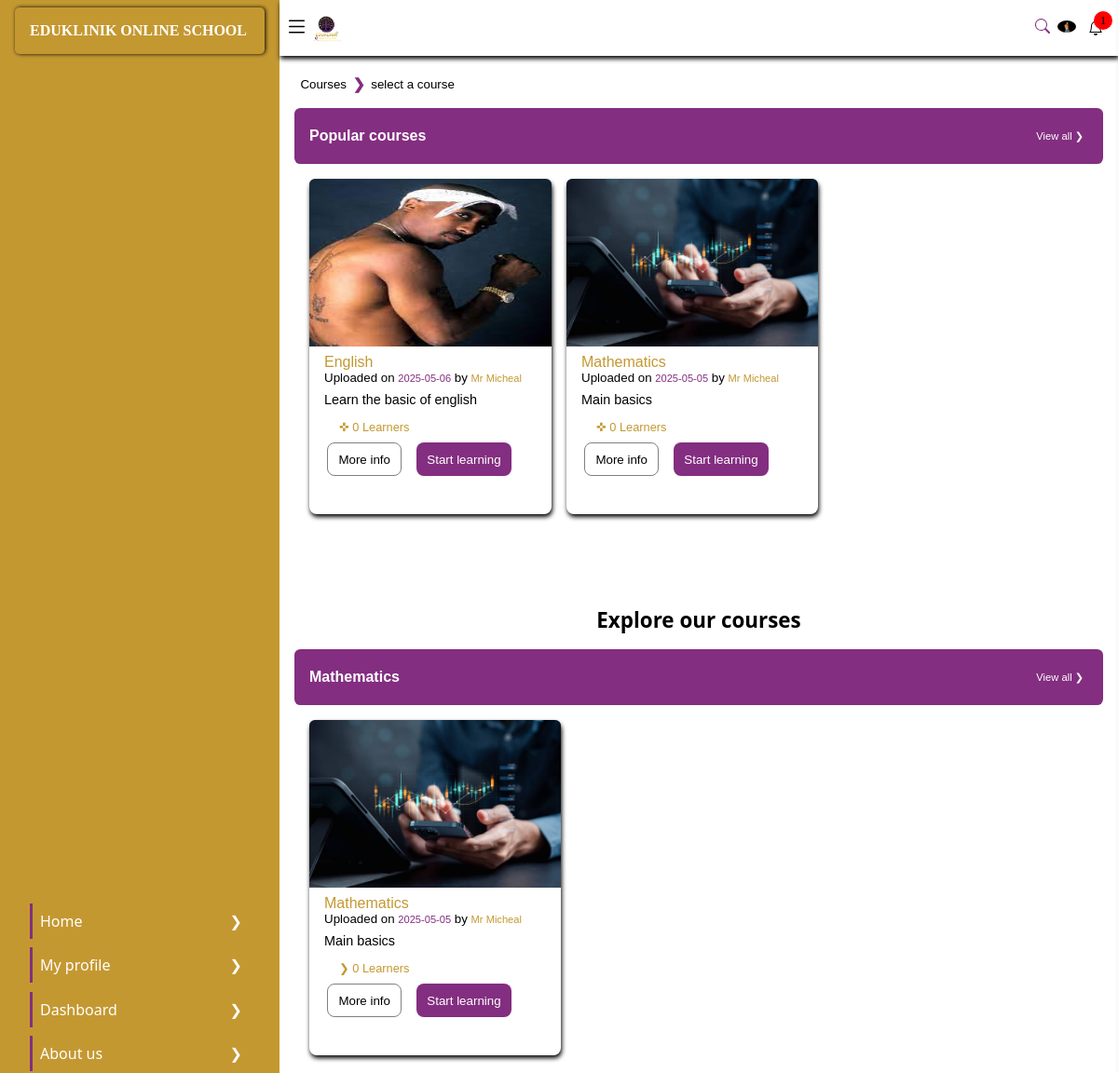
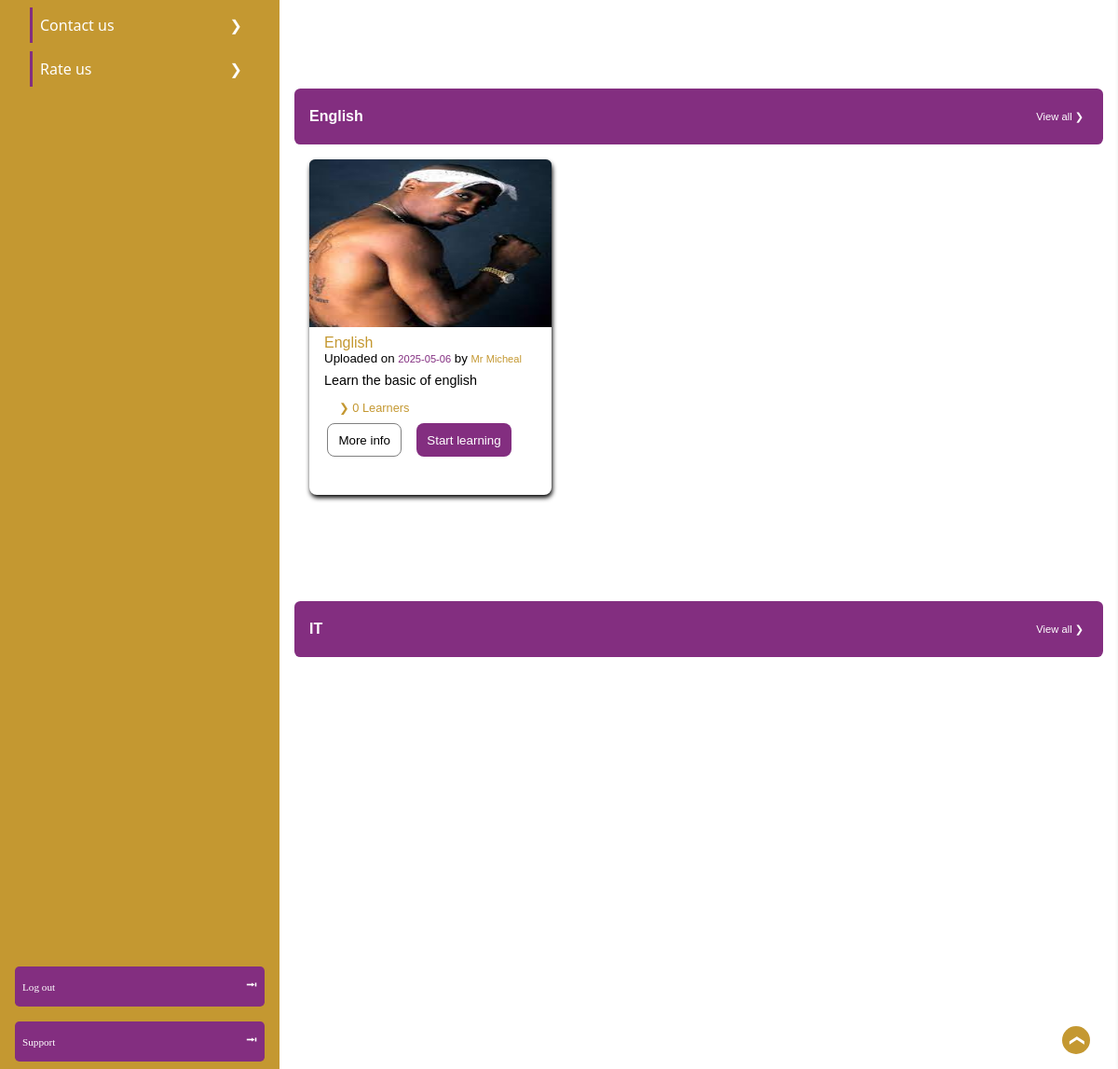
/course/ (signed in), run on the app's committed database (2 pictures, top to bottom).
### eduklinikapp/models.py (models this page shows, shortened)
class profile(models.Model):
    acc_type = [
        ('Student','Student'),
        ('Admin','Admin'),
        ('staff', 'Staff'),
        ('Parent', 'Parent'),
    ]
    user = models.OneToOneField(User, verbose_name='user', on_delete= models.CASCADE)
    is_disabled = models.BooleanField('if this account is disabled', default=False)
    country = models.CharField('user country', null=False, blank=False, max_length=1000)
    Verified = models.BooleanField('if the user is verified', default=False)
    user_token = models.CharField('user token', null=True, blank=True, max_length=200, unique=True)
    phone_number = models.CharField('user mobile number', null=False, blank=False, max_length=50)
    is_edit = models.BooleanField('if the user have edited ', default=False)
    account_type = models.CharField('the account type', null=True, blank=False, max_length=200, choices=acc_type, default='General')
    not_count =  models.BigIntegerField('user notification  count', default=0)
    date_joined = models.DateTimeField('the date time account was created', default=timezone.now)
    ip_adress = models.GenericIPAddressField('user ip adress', null=True, blank=True)
    reset_code = models.CharField('user one time reset code', null=True, blank=True, max_length=100)
    c_code = models.CharField('user country code', null=True, blank=True, max_length=11)
    refer_code = models.CharField('user referial code', null=True, blank=True, unique=True, max_length=100)
    browser = models.CharField('user access browser', null=True, blank=True, max_length=100)
    qr_code = models.ImageField('user qrcode', null=True, blank=True, upload_to='qrcodes')
    cos_count = models.BigIntegerField('course count', default=0)
    quz_count = models.BigIntegerField('quiz counr', default=0)
    profile_pics = models.ForeignKey('pro_image', on_delete=models.CASCADE, null=True, blank=True)
    age = models.IntegerField('user age ', default=0)

class pro_image(models.Model):
    image = models.ImageField('user image', null=False, blank=False, upload_to='profile pics')
    is_edit = models.BooleanField('is edited', default=False)

class course(models.Model):
    c_typ = [
        ('Core Academic Tracks', 'Core Academic Tracks'),
        ('Examination preperation', 'Examination preperation'),
        ('Skill development services', 'Skill development services'),
        ('Specialized services', 'Specialized services'),
    ]
    up_by = models.ForeignKey('staff', null=True, on_delete=models.PROTECT)
    course_subject = models.ForeignKey('subject', null=True, related_name='course', on_delete=models.CASCADE)
    course_name = models.CharField('course name assepts', null=True, blank=True, max_length=200)
    requiremwnt = models.CharField('requirments to partipate on this course', null=False, blank=True, max_length=1000)
    c_type = models.CharField('requirments to partipate on this course', null=False, blank=True, max_length=1000, choices=c_typ)
    lesson_count = models.BigIntegerField('number of leassons', default=0)
    meta_data = models.CharField('course meta decription', null=True, max_length=200)
    participant = models.BigIntegerField('number of students', default=0)
    weeks = models.CharField('specify how long it should take to complete the course', null=False, max_length=200, default='1 week')
    c_img = models.ImageField('add a image to decribe the corse', null=True, blank=True, max_length=200)
    pub_date = models.DateTimeField('date time of upload', default=timezone.now)
    bio = models.TextField('decription and article abour this course', null=True)
    tag = models.CharField('write tag and colms of what the skill give to the user eg *bacis knowleged, *health care', null=False, default='*basic,', max_length=200)
    c_str = models.CharField('course spec id', null=True, blank=True, max_length=200, unique=True)
    price = models.BigIntegerField('course price amount', default=0)
    drive_link = models.URLField('drive link of the course', null=True, blank=True, max_length=1000000)
    course_tralle = models.FileField('course trailer shot vedio', null=True, blank=True, upload_to='free_file')
    class Meta:
        ordering = ['-pub_date']

class subject(models.Model):
    sub_name = models.CharField('cource_name eg mathematics english', null=True, max_length=200)

class staff(models.Model):
    staff_typ = [
        ('Admin', 'Admin'),
        ('Teacher', 'Teacher'),
        ('Tutor', 'Tutor'),
        ('Contributor', 'Contributor'),
        ('Developer', 'Developer'),
    ]
    staff_holder = models.ForeignKey('profile', on_delete=models.CASCADE)
    name = models.CharField('staff name', null=False, blank=False, max_length=200)
    staff_token = models.CharField('staff token', null=True, blank=True, max_length=200, unique=True)
    is_assined = models.BooleanField('if user is assignrd to a studen', default=False)
    staff_type = models.CharField('the staff type', null=False, blank=False, max_length=200, choices=staff_typ, default='Teachers')
    staff_whatsapp = models.URLField('staff whatsapp link', null=False, blank=True)
    staff_facebook = models.URLField('staff facebook link', null=False, blank=True)
    staff_telegram = models.URLField('staff telegram link', null=False, blank=True)

### eduklinikapp/views.py (the view)
# urls.py: path('course/', views.course, name='corse pages'),
def course(request):
    if request.user.is_authenticated:
        user = request.user
        current_user = models.profile.objects.filter(user=user).first()
        p_course = models.course.objects.annotate(high=Max('participant')).order_by('-pub_date')[:10]
        cart_sub = models.subject.objects.prefetch_related('course').all()
        cann_count = models.c_notification.objects.all().count()
        context = {
            'user': current_user,
            'pop_cur': p_course,
            'subject': cart_sub,
            'subjects': cart_sub,
            'cnt': cann_count,
        }
        return render(request, 'courses/courseshome.html', context=context)
    else:
        return redirect('/user/login')

### template/courses/courseshome.html (shortened to what this page needs)
{% extends 'base.html' %}
{% load static %}
{% block metadata %}
<link rel="stylesheet" href="{% static 'eduklinikapp/styles/online_school.css' %}">
<link rel="stylesheet" href="{% static 'eduklinikapp/styles/responsive.css' %}">
<link rel="stylesheet" href="{% static 'eduklinikapp/styles/base.css' %}">
{% endblock %}
{% block content %}
    <aside id="aside">
        <header class="aside_header">
            <h1>
                EDUKLINIK ONLINE SCHOOL
            </h1>
        </header>
        <ul>
            <li>
                <a href="/online_school/">
                    Home
                </a>
                <span>
                    &#10095;
                </span>
            </li>
            <li>
                <a href="/user/profile/">
                    My profile
                </a>
                <span>
                    &#10095;
                </span>
            </li>
            <li>
                <a href="/dashboard/">
                    Dashboard
                </a>
                <span>
                    &#10095;
                </span>
            </li>
            <li>
                <a href="/about/">
                    About us
                </a>
                <span>
                    &#10095;
                </span>
            </li>
            <li>
                <a href="/contact/">
                    Contact us
                </a>
                <span>
                    &#10095;
                </span>
            </li>
            <li>
                <a href="/">
                    Rate us
                </a>
                <span>
                    &#10095;
                </span>
            </li>
        </ul>
        <section class="nav_end">
            <div class="log_out">
                <a href="/logout/">
                    Log out
                </a>
                <span>
                    &#11122;
                </span>
            </div>
            <div class="Support">
                <a href="/contact/">
                    Support
                </a>
                <span>
                    &#11122;
                </span>
            </div>
        </section>
    </aside>
    <main id="top">
        <section class="main-header">
            <div class="menu">
                <span>
                    <svg xmlns="http://www.w3.org/2000/svg" width="25" height="25" fill="currentColor"
                        viewBox="0 0 16 16">
                        <path fill-rule="evenodd"
                            d="M2.5 12a.5.5 0 0 1 .5-.5h10a.5.5 0 0 1 0 1H3a.5.5 0 0 1-.5-.5m0-4a.5.5 0 0 1 .5-.5h10a.5.5 0 0 1 0 1H3a.5.5 0 0 1-.5-.5m0-4a.5.5 0 0 1 .5-.5h10a.5.5 0 0 1 0 1H3a.5.5 0 0 1-.5-.5" />
                    </svg>
                </span>
                <img class="home_image" src="{% static 'eduklinik/images/header_logo.png' %}" alt="" width="40px">
            </div>
            <div class="main_header_end">
                <div class="activated">
                    <a href="/search/" style="color: var(--main-color);">
                        <svg xmlns="http://www.w3.org/2000/svg" width="16" height="16" fill="currentColor"
                            class="search_svg" viewBox="0 0 16 16">
                            <path
                                d="M11.742 10.344a6.5 6.5 0 1 0-1.397 1.398h-.001q.044.06.098.115l3.85 3.85a1 1 0 0 0 1.415-1.414l-3.85-3.85a1 1 0 0 0-.115-.1zM12 6.5a5.5 5.5 0 1 1-11 0 5.5 5.5 0 0 1 11 0" />
                        </svg>
                    </a>
                </div>
                <div class="user">
                    <span id="display_profile">
                        <img {% if user.profile_pics %} src="{{user.profile_pics.image.url}}" {% else %} src="{% static 'eduklinikapp/images/nouser.png' %}" {% endif %} id="profile_image" class="user_image" >
                    </span>
                </div>
                <div class="notifications" onclick="window.location.href='/notification/';">
                    {% if cnt >= 0 %}
                    <small id="notifications_numbers">
                        {{cnt}}
                    </small>
                    {% endif %}
                </div>
            </div>
        </section>
                <section class="courses_body" style="margin-top: 0px !important;">
            <courses class="nav">
                <button class="course_nav_btn">
                    <a href="/course/">
                        Courses
                    </a>
                </button>
                <span style="color: var(--main-color); font-weight: 900;">
                    &#10095;
                </span>
                <button class="course_nav_btn">
                    <a href="">
                        select a course
                    </a>
                </button>
            </courses>
            {% if pop_cur %}
            <div class="popular">
                <div class="popular_header">
                    <h2>
                        Popular courses
                    </h2>
                    <button class="view_all">
                        <a href="/course/popular" style="color: #fff;">
                            View all &#10095;
                        </a>
                    </button>
                </div>
                <div class="popular_content">
                    {% for course in pop_cur %}
                    <div class="boxes">
                        <div class="box_image_container">
                            <img class="box_image" src="{{course.c_img.url}}" alt="">
                        </div>
                        <div class="box_text">
                            <span id="category">
                                {{course.course_subject.sub_name}}
                            </span>
                            <div class="poster_date">
                                <small>
                                    Uploaded on <small id="upload_time">{{course.pub_date|date:"Y-m-d"}}</small> by <small id="uploader">{{course.up_by.name}}</small>
                                </small>
                            </div>
                            <h2 id="Topic">
                                {{course.meta_data}}
                            </h2>
                            <div class="time_learners">
                                <div class="learners">
                                    &#10012;
                                    <span>
                                        {{course.participant}} Learners
                                    </span>
                                </div>
                            </div>
                            <div class="more_start">
                                <button class="more">
                                    <a href="/course/single/{{course.c_str}}">
                                        More info
                                    </a>
                                </button>
                                <button class="start">
                                    <a href="/payment/pay/{{course.c_str}}" style="color: #fff;">
                                        Start learning
                                    </a>
                                </button>
                            </div>
                        </div>
                    </div>
                    {% endfor %}
                </div>
            </div>
            {% endif %}
            {% if subjects %}
            <section class="categories">
                <h1>Explore our courses</h1>
            </section>
            {% for sub in subjects %}
            <div class="popular">
                <div class="popular_header">
                    <h2>
                        {{sub.sub_name}}
                    </h2>
                    <button class="view_all">
                        <a href="/course/{{sub.sub_name}}" style="color: #fff;">
                            View all &#10095;
                        </a>
                    </button>
                </div>
                <div class="popular_content">
                    {% for course in sub.course.all %}
                    <div class="boxes">
                        <div class="box_image_container">
                            <img class="box_image" src="{{course.c_img.url}}" alt="">
                        </div>
                        <div class="box_text">
                            <span id="category">
                                {{course.course_subject.sub_name}}
                            </span>
                            <div class="poster_date">
                                <small>
                                    Uploaded on <small id="upload_time">{{course.pub_date|date:"Y-m-d"}}</small> by <small id="uploader">{{course.up_by.name}}</small>
                                </small>
                            </div>
                            <h2 id="Topic">
                                {{course.meta_data}}
                            </h2>
                            <div class="time_learners">
                                <div class="learners">
                                    &#10095;
                                    <span>
                                        {{course.participant}} Learners
                                    </span>
                                </div>
                            </div>
                            <div class="more_start">
                                <button class="more">
                                    <a href="/course/single/{{course.c_str}}">
                                        More info
                                    </a>
                                </button>
                                <button class="start">
                                    <a href="/payment/pay/{{course.c_str}}" style="color: #fff;" >
                                        Start learning
                                    </a>
                                </button>
                            </div>
                        </div>
                    </div>
                    {% endfor %}
                    </div>
                </div>
            {% endfor %}
            {% endif %}
        </section>
        <div class="back_to_top" style="z-index: 100000;">
            <a class="rotate_to_top" href="#top">
                &#10095;
            </a>
        </div>
        <div class="whatsapp_message">
        </div>
    </main>
{% endblock %}

### data on the page
profile: profile_pics.image (picture)
course: c_img (picture), course_subject.sub_name "English", pub_date "2025-05-06", up_by.name "Mr Micheal", meta_data "Learn the basic of english", participant "0"
course: c_img (picture), course_subject.sub_name "Mathematics", pub_date "2025-05-05", up_by.name "Mr Micheal", meta_data "Main basics", participant "0"
subject: sub_name "Mathematics"
subject: sub_name "English"
subject: sub_name "IT"

### other printed values
{{ cnt }} "1"
